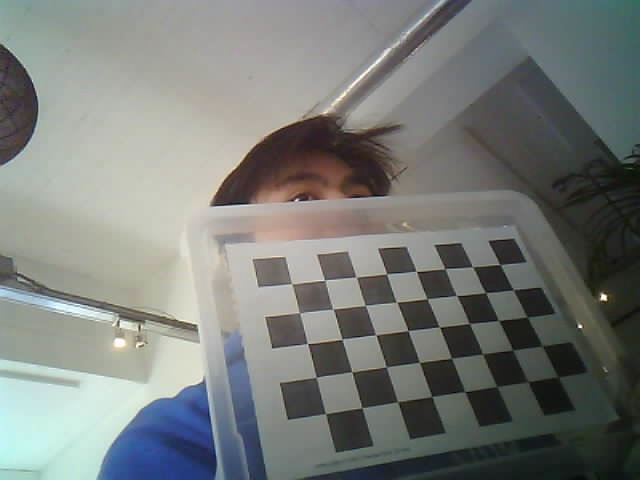
#> input picture computer_vision/update_calibration_images/cal_image_1.jpg, 640 x 480 px; its folder holds only this picture in this run
$ python Image_calibration.py
#> lines starting #> are read from the running program, lines starting #| are printed output that depends on the picture; after the words box and inside, x2 and y2 are one past the last pixel; in counts of white or black regions, pixels touching at a corner belong together
import glob
import cv2 as cv
import numpy as np

chessboard_width = 8
chessboard_height = 5


#chessboard_square_size = 20

criteria = (cv.TERM_CRITERIA_EPS + cv.TERM_CRITERIA_MAX_ITER, 30, 0.001)

objp = np.zeros((chessboard_width * chessboard_height, 3), np.float32)
objp[:, :2] = np.mgrid[0:chessboard_width, 0:chessboard_height].T.reshape (-1,2) #* chessboard_square_size


objpoints = []  # 3D points in real world space
imgpoints = []  # 2D points in image plane


images = glob.glob('./update_calibration_images/*.jpg')  # Change this to the directory containing your images


for fname in images:


   img = cv.imread(fname)
#> img is the input picture: shape (480, 640, 3); mean B, G, R 121.4, 124.6, 120.9

   gray = cv.cvtColor(img, cv.COLOR_BGR2GRAY)
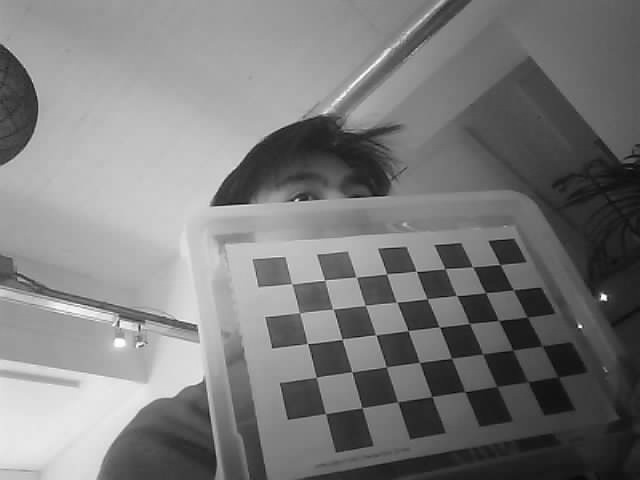
#> gray: shape (480, 640); min 1, max 254, mean 123.1


   ret, corners = cv.findChessboardCorners(gray, (5,8), None)
#> ret = True; corners = 40 rows, first 8: [500.3, 264.8], [513.5, 289.8], [527.1, 317], [542.5, 345.9], [559.4, 377.1], [472.4, 266.8], [485.7, 292.5], [498.5, 320.3]

   if ret == True:
        objpoints.append(objp)

        corners2 = cv.cornerSubPix(gray, corners, (11,11), (-1,-1), criteria)
#> corners2 = 40 rows, first 8: [500, 264.6], [513.3, 289.8], [526.9, 317], [542.3, 345.9], [558, 377], [472.7, 266.8], [485.5, 292.6], [498.7, 320.5]

        imgpoints.append(corners2)


        cv.drawChessboardCorners(img, (5,8), corners2, ret)
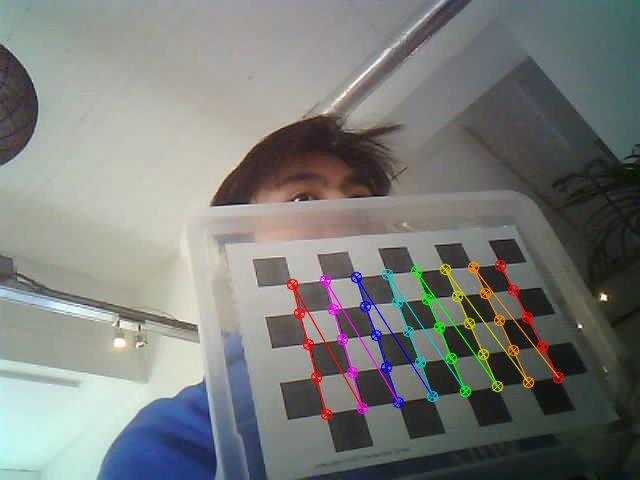
#> img: shape (480, 640, 3); 2.85% of pixels changed, all inside (x1, y1, x2, y2) = (286, 259, 565, 421)
        cv.imshow('Calibration images', img)
        cv.waitKey(500)


cv.destroyAllWindows()
print("Drawing done! Waiting for the results!")

ret, mtx, dist, rvecs, tvecs = cv.calibrateCamera(objpoints, imgpoints, gray.shape[::-1], None, None)
#> ret = 46.55; mtx = [[2205.2, 0, 370.3], [0, 512.3, 321.4], [0, 0, 1]]; dist = [[27.55, -2639, -1.74, -1.41, 65206.3]]; rvecs = ([-0.32, 1.48, 0.477],); tvecs = ([2.35, -0.469, 25.59],)

print("Calibration Matrix: ")
print(mtx)
#| [[2.20520490e+03 0.00000000e+00 3.70256063e+02]
#|  [0.00000000e+00 5.12254031e+02 3.21441875e+02]
#|  [0.00000000e+00 0.00000000e+00 1.00000000e+00]]
print("Disortion: ", dist )
#| Disortion:  [[ 2.75504631e+01 -2.63899993e+03 -1.73702552e+00 -1.40713550e+00
#|    6.52063115e+04]]

print("dumping the data into one files using numpy ")
np.savez(
    "MultiMatrix",
    camMatrix=mtx,
    distCoef=dist,
    rVector=rvecs,
    tVector=tvecs,
)

print("-------------------------------------------")

print("loading data \n \n \n")

data = np.load("MultiMatrix.npz")

camMatrix = data["camMatrix"]
distCof = data["distCoef"]
rVector = data["rVector"]
tVector = data["tVector"]

print("loaded calibration data successfully")

$ run again, on computer_vision/update_calibration_images/cal_image_13.jpg
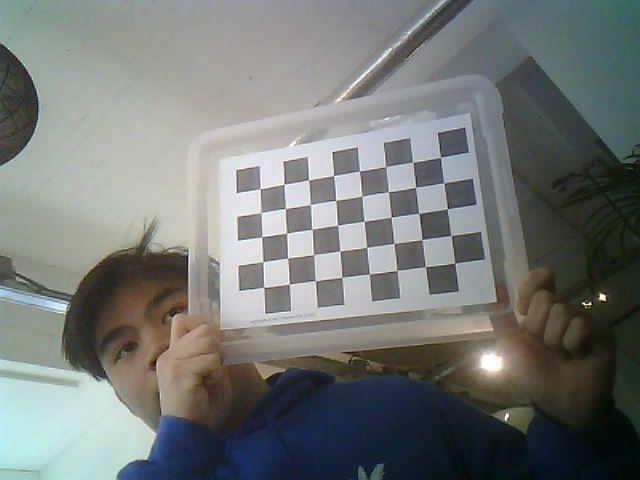
#> input picture computer_vision/update_calibration_images/cal_image_13.jpg, 640 x 480 px
#> img is the input picture: shape (480, 640, 3); mean B, G, R 118, 120.1, 116.2
#> `gray = cv.cvtColor(img, cv.COLOR_BGR2GRAY)`:
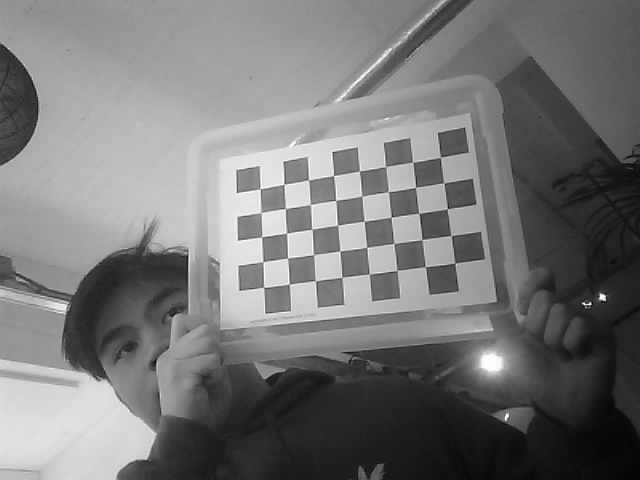
#> gray: shape (480, 640); min 5, max 255, mean 118.7
#> `ret, corners = cv.findChessboardCorners(gray, (5,8), None)`: ret = True; corners = 40 rows, first 8: [440.5, 157.5], [443.8, 183.3], [447.5, 208.6], [451.3, 235.6], [455, 263.2], [412.6, 162.3], [415.5, 187.3], [418.7, 213.3]
#> corners2 = 40 rows, first 8: [440.5, 157.4], [443.7, 182.8], [447.3, 208.8], [451.1, 235.5], [454.7, 263.1], [412.7, 162.3], [415.6, 187.3], [418.9, 213.4]
#> `cv.drawChessboardCorners(img, (5,8), corners2, ret)`:
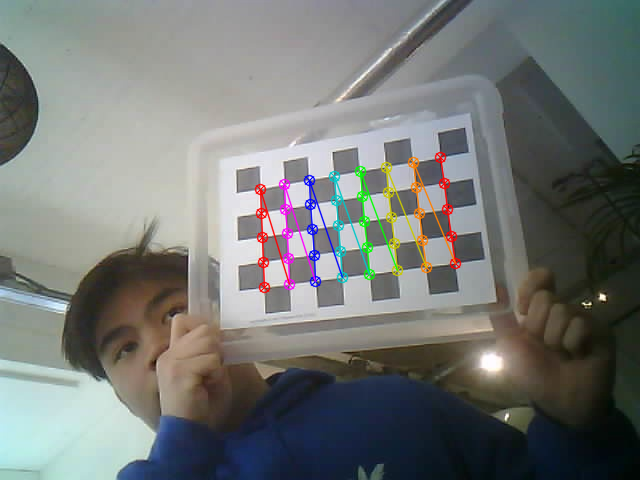
#> img: shape (480, 640, 3); 2.53% of pixels changed, all inside (x1, y1, x2, y2) = (254, 151, 462, 294)
#> `ret, mtx, dist, rvecs, tvecs = cv.calibrateCamera(objpoints, imgpoints..`: ret = 36.11; mtx = [[3245.2, 0, 247.8], [0, 675.4, 213.7], [0, 0, 1]]; dist = [[409.9, -34693.4, -4.71, -6.07, -166.7]]; rvecs = ([0.599, -1.5, 0.757],); tvecs = ([4.56, 0.127, 58.59],)
#| [[3.24519054e+03 0.00000000e+00 2.47830932e+02]
#|  [0.00000000e+00 6.75359948e+02 2.13744189e+02]
#|  [0.00000000e+00 0.00000000e+00 1.00000000e+00]]
#| Disortion:  [[ 4.09893289e+02 -3.46934002e+04 -4.70522829e+00 -6.06867582e+00
#|   -1.66674972e+02]]

$ run again, on computer_vision/update_calibration_images/cal_image_14.jpg
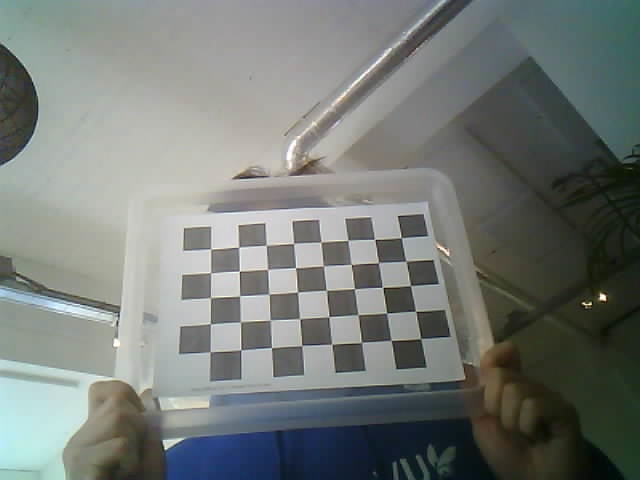
#> input picture computer_vision/update_calibration_images/cal_image_14.jpg, 640 x 480 px
#> img is the input picture: shape (480, 640, 3); mean B, G, R 119, 122.6, 117.4
#> `gray = cv.cvtColor(img, cv.COLOR_BGR2GRAY)`:
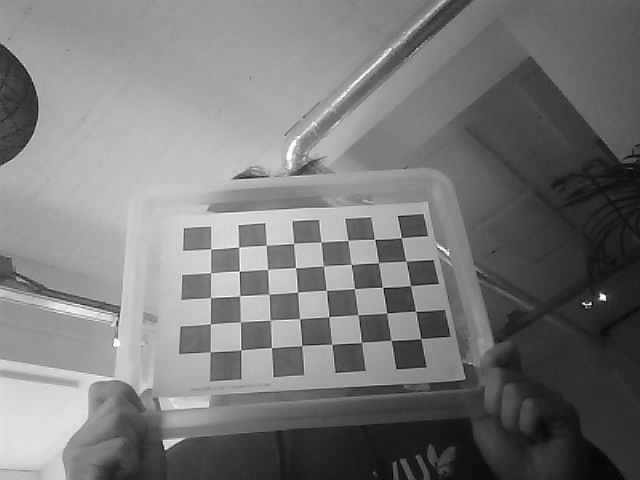
#> gray: shape (480, 640); min 4, max 255, mean 120.6
#> `ret, corners = cv.findChessboardCorners(gray, (5,8), None)`: ret = True; corners = 40 rows, first 8: [401.1, 237.6], [406, 260.9], [410.4, 285.5], [415.5, 311.1], [420.4, 338.5], [374.6, 239.4], [378.4, 262.6], [382.7, 287.4]
#> corners2 = 40 rows, first 8: [401.4, 237.6], [405.8, 261.4], [410.4, 285.5], [415.6, 311.3], [420.8, 338.5], [374.6, 239.4], [378.5, 262.6], [382.5, 287.4]
#> `cv.drawChessboardCorners(img, (5,8), corners2, ret)`:
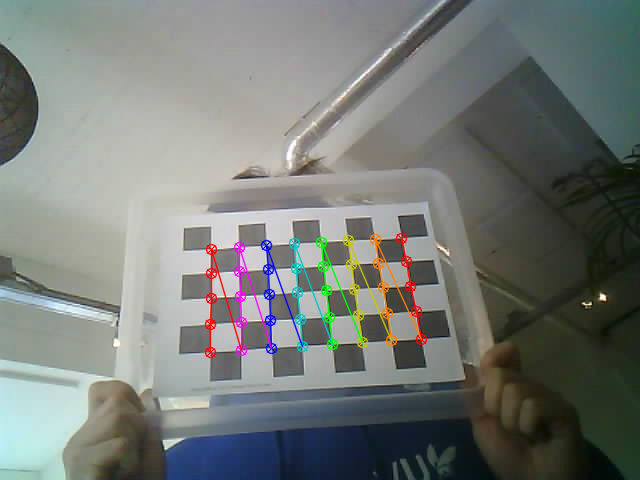
#> img: shape (480, 640, 3); 2.56% of pixels changed, all inside (x1, y1, x2, y2) = (204, 232, 428, 359)
#> `ret, mtx, dist, rvecs, tvecs = cv.calibrateCamera(objpoints, imgpoints..`: ret = 36.41; mtx = [[2405.9, 0, 428.1], [0, 5087.1, 2.84], [0, 0, 1]]; dist = [[-423.7, 26823.6, 7.67, -6.8, 97641.1]]; rvecs = ([-1.36, 1.24, 1.43],); tvecs = ([0.453, 2.96, 67.17],)
#| [[2.40587476e+03 0.00000000e+00 4.28063277e+02]
#|  [0.00000000e+00 5.08706634e+03 2.83820155e+00]
#|  [0.00000000e+00 0.00000000e+00 1.00000000e+00]]
#| Disortion:  [[-4.23672783e+02  2.68236351e+04  7.66504696e+00 -6.79567543e+00
#|    9.76410501e+04]]
